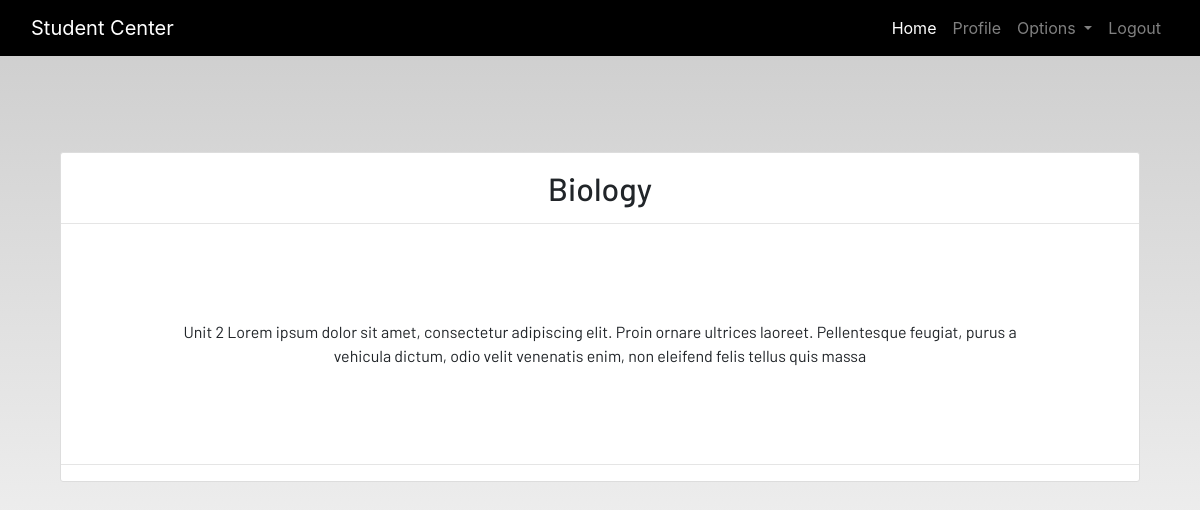
The page /notes_detail/3 (signed in) on the database its author committed.
### dashboard/models.py (models this page shows, shortened)
class Notes(models.Model):
    user = models.ForeignKey(User, on_delete=models.CASCADE)
    title = models.CharField(max_length=200)
    description = models.TextField()
    class Meta:
        verbose_name = "notes"
        verbose_name_plural = "notes"

### dashboard/views.py (the view)
# urls.py: path('notes_detail/<int:pk>', views. NotesDetailView.as_view(), name="notes-detail"),
class NotesDetailView(generic.DetailView):
    model = Notes

### dashboard/templates/dashboard/notes_detail.html
{% extends 'dashboard/base.html' %}
{% load static %}
{% block content %}
<section class='text-center container'>
    <div class="container">
        <div class="content-section p-0 mt-5">
            <div class="m-3">
                <h2>{{notes.title}}</h2>
            </div>
            <hr class="p-0 m-0">
            <p class="description m-5 p-5">
                {{notes.description}}
            </p>
            <hr>
        </div>
    </div>
</section>
{% endblock content %}

### static/css/main.css (style rules this page uses)
html { scroll-behavior: smooth; height: 100%; width: 100%; }
html, body { max-width: 100%; overflow-x: hidden; height: 100%; width: 100%; }
body { background: linear-gradient(rgba(0, 0, 0, 0.2), rgba(255, 255, 255, 0.5)); overflow-x: hidden; background-repeat: no-repeat; }
.content-section { background: #ffffff; padding: 10px 20px; border: 1px solid #dddddd; border-radius: 3px; margin-bottom: 20px; }

### rows shown on the page
Notes: title "Biology", description "Unit 2 Lorem ipsum dolor sit amet, consectetur adipiscing elit. Proin ornare ultrices laoreet. Pellentesque feugiat, purus a vehicula dictum, odio velit venenatis enim, non eleifend felis tellus quis massa"
